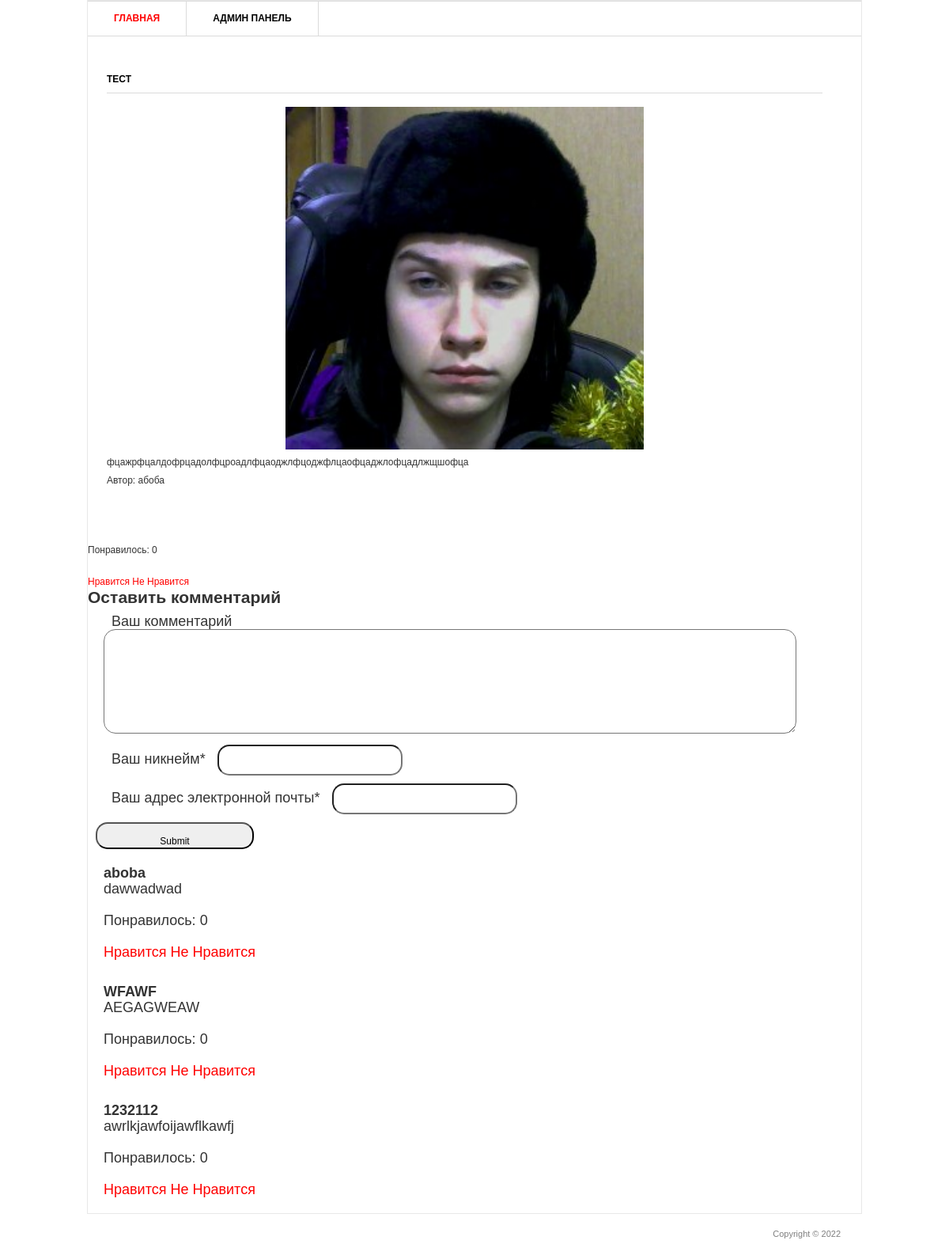
/1/, run on the app's committed database.
### main/models.py (models this page shows, shortened)
class Article(models.Model): #Данные о статье
    title = models.CharField(max_length=50, verbose_name='Название статьи')
    content = models.TextField(verbose_name='Текст статьи')
    author = models.CharField(max_length=30, verbose_name='Имя автора')
    date_published = models.DateTimeField(verbose_name='Дата публикации')
    image = models.ImageField(upload_to='image/%M', verbose_name='Изображение')
    class Meta:
        verbose_name = 'Статья'
        verbose_name_plural = 'Статьи'

class Comment(models.Model): #Комментарий
    email = models.EmailField(verbose_name='Адрес электронной почты')
    nickname = models.CharField(max_length=50, verbose_name='Имя комментатора')
    content = models.TextField(verbose_name='Текст комментарий')
    article = models.ForeignKey(Article, on_delete=models.CASCADE, verbose_name='Статья')
    class Meta:
        verbose_name = 'Комментарий'
        verbose_name_plural = 'Комментарии'

### main/views.py (the view)
# urls.py: path('<int:pk>/', views.ArticleDetail.as_view(), name='article_detail'),
class ArticleDetail(View): #Страница статьи
    def get(self, request, pk):
        article = Article.objects.get(id=pk)
        context = {'article': article}
        return render(request, 'main/main_detail.html', context)

### main/templates/main/main_detail.html (shortened to what this page needs)
{% load static %}
<!DOCTYPE html>
<html lang="en">
<head>
    <link rel="stylesheet" href="{% static 'css/styles.css' %}" type="text/css" media="all">
</head>
<body>
    <div class="shell">
        <div class="border">
            <div id="navigation">
                <ul>
                    <li><a href="/" class="active">Главная</a></li>
                    <li><a href="/admin">Админ панель</a></li>
                </ul>
            </div>
            <div id="main">
                <div id="content" class="left">
                    <div class="projects">
                        <h3>{{ article.title }}</h3>
                        <p align="center">
                            <img src="{{ article.image.url }}" width="50%" /></a>
                        </p>
                        <div class="item">
                            <div class="text left">
                                <p>{{ article.content }}</p>
                                <p>Автор: {{ article.author }}</p>
                            </div>
                        </div>
                    </div>
                </div>
            </div>
            <div>
                <br>
                <p>Понравилось: {{ article.articlelike_set.all.count }}</p>
                <br>
                <a href="{% url 'main:add_article_like' article.id %}">Нравится</a>
                <a href="{% url 'main:del_article_like' article.id %}">Не Нравится</a>
            </div>
            <div class="comment">
                <h3>Оставить комментарий</h3>
                <div>
                    <form action="{% url 'main:add_comment' article.id %}" method="post">
                        <div>
                            <label>Ваш комментарий</label>
                            <textarea name="content" id="" cols="30" rows="10"></textarea>
                        </div>
                        <div>
                            <label>Ваш никнейм*</label>
                            <input type="text" name="nickname">
                        </div>
                        <div>
                            <label>Ваш адрес электронной почты*</label>
                            <input type="email" name="email">
                        </div>
                        <input type="submit">
                    </form>
                </div>
            </div>
            <div>
                {% for comment in article.comment_set.all %}
                <div class="view-comment">
                    <h4>{{ comment.nickname }}</h4>
                    <p>{{ comment.content }}</p>
                    <div>
                        <br>
                        <p>Понравилось: {{ comment.commentlike_set.all.count }}</p>
                        <br>
                        <a href="{% url 'main:add_comment_like' article.id comment.id %}">Нравится</a>
                        <a href="{% url 'main:del_comment_like' article.id comment.id %}">Не Нравится</a>
                    </div>
                </div>
                {% endfor %}
            </div>
        </div>
        <div id="footer">
            <p class="copy right">Copyright &copy;  2022 </p>
        </div>
</body>
</html>

### static/css/styles.css (style rules this page uses)
* { margin: 0; padding: 0; outline:0; }
body { font-size: 12px; line-height: 20px; font-family: Georgia, Arial, Helvetica, Sans-Serif; color: #333; background: url() repeat 0 0; }
a { color: #ff0000; text-decoration: none; cursor:pointer; }
input, textarea, select { font-family: Arial, Helvetica, sans-serif; font-size:12px; }
textarea { overflow:auto; }
.left, .alignleft { float: left; display: inline; }
.right, .alignright { float: right; display: inline; }
.shell { width: 980px; margin: 0 auto; }
.border { border: 1px solid #e8e8e8; background: #fff; position: relative; }
#navigation { height: 43px; border-top: 1px solid #dbdbdb; border-bottom: 1px solid #dbdbdb; }
#navigation ul { list-style: none; }
#navigation ul li { float: left; height: 43px; border-right: 1px solid #dbdbdb; font-size: 12px; line-height: 43px; font-weight: bold; text-transform: uppercase; }
#navigation ul li a { float: left; height: 43px; color: #000; padding: 0 33px; }
#navigation ul li a:hover, #navigation ul li a.active { color: #ff0000; text-decoration: none; }
#main { width: 932px; padding: 37px 24px 17px 24px; }
#main h3 { font-size: 12px; line-height: 15px; color: #000; text-transform: uppercase; border-bottom: 1px solid #dbdbdb; padding: 0 0 9px 0; }
#content { width: 905px; }
.projects { padding: 10px 0 0 0; }
.projects h3 { margin: 0 0 17px 0; }
.projects .item { margin: 0 0 28px 0; }
.projects .text { width: 600px; }
.projects .text p { padding: 0 0 3px 0; }
#footer { font-family: Arial, sans-serif; font-size: 11px; line-height: 14px; color: #7f7f7f; padding: 18px 27px 20px 38px; }
.comment { font-size: 18px; }
.comment label { margin: 10px 10px; }
.comment input { border-radius: 15px; padding: 15px; height: 5px; width: 200px; }
.comment textarea { border-radius: 15px; padding: 15px; height: 100px; width: 90%; resize: vertical; }
.comment div { margin: 10px 10px; }
.view-comment { padding: 10px; margin: 10px 10px; font-size: 18px; border-radius: 15px; }

### data on the page
Article: title "ТЕСТ", image (picture), content "фцажрфцалдофрцадолфцроадлфцаоджлфцоджфлцаофцаджлофцадлжщшофца", author "абоба", articlelike_set.all.count "0"
Comment: nickname "aboba", content "dawwadwad", commentlike_set.all.count "0"
Comment: nickname "WFAWF", content "AEGAGWEAW", commentlike_set.all.count "0"
Comment: nickname "1232112", content "awrlkjawfoijawflkawfj", commentlike_set.all.count "0"
